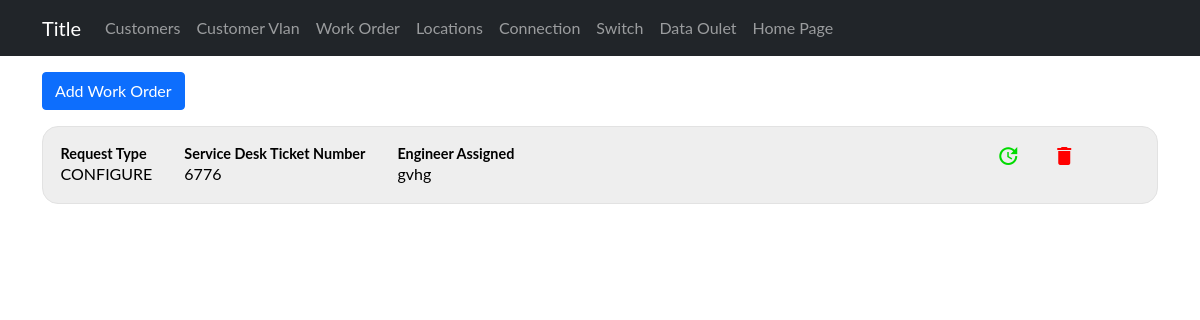
The app's page /devices/workorder0 with its own data.
### sitadevices/models.py (models this page shows)
class WorkOrder(models.Model):
    work_order_date = models.DateTimeField(default=timezone.now)
    request_date = models.DateField(default=timezone.now)
    company_id = models.ForeignKey(Customer, on_delete=models.CASCADE)
    connections= ChainedForeignKey(
        Connections,
        chained_field="company_id",
        chained_model_field="company",
        show_all=False,
        auto_choose=True,
        sort=True)
    service_desk_ticket_number = models.CharField(max_length=200)
    request_type = models.CharField(choices=requestType, max_length=200)
    request_description = models.TextField()
    configuration_remark = models.TextField()
    comment = models.TextField()
    engineer_assigned = models.CharField(max_length=200)
    vlan_number = models.ForeignKey(CustomerVlan, on_delete=models.CASCADE)
    submitted_date_time = models.DateTimeField(default=timezone.now)

### sitadevices/views.py (the view)
# urls.py: path('workorder0', WorkOrders, name="workorderlist"),
def WorkOrders(request):
    WorkOrders = WorkOrder.objects.all()
    dic = {
        'workorder': WorkOrders,
    }
    return render(request, 'admin/WorkOrder/workorder.html', {'dic': dic})

### sitadevices/templates/admin/WorkOrder/workorder.html
{% extends '../base1.html' %}
{% block content %}
<div class="container">
    <a href="{%url 'device:workorderinp' %}"><button type="button" class="btn btn-primary mt-3">  Add Work Order</button></a>
{% for workorder in dic.workorder %}
    <div class="grid">
        <a href="{%url 'device:workorderind' workorder.id%}">
            <div class="flex">
                <div class="margin-right">
                    <h4 class="list-title">Request Type</h4>
                    <p>{{workorder.request_type}}</p>
                </div>
                <div class="margin-right">
                    <h4 class="list-title">Service Desk Ticket Number</h4>
                    <p>{{workorder.service_desk_ticket_number}}</p>
                </div>
                <div class="margin-right">
                    <h4 class="list-title">Engineer Assigned</h4>
                    <p>{{workorder.engineer_assigned}}</p>
                </div>
            </div>
        </a>
        <div class="delupd">
            <a class="upd" href="{%url 'device:workorderupd' workorder.id%}"><span class="material-icons md-36">update</span></a>
            <a class="del" href="{%url 'device:workorderdel' workorder.id%}"><span class="material-icons md-36">delete</span></a>
        </div>
    </div>
{% endfor %}
</div>
{% endblock  %}

### static/Css/devices/styles.css (style rules this page uses)
h1,h2,h3,h4,p,a { margin:0; padding:0; }
a { text-decoration: none; color: black; }
.grid { display:grid; grid-template-columns: 80% 20% ; border-radius: 1rem; border: 0.5px solid rgb(226, 226, 226); background-color: rgb(238, 238, 238); margin-top: 1em; transition: 0.5s; padding:0.1rem; }
.flex { display:flex; flex-direction: row; padding:1rem; }
.delupd { display: flex; flex-direction: row; align-content: center; justify-content: center; gap: 2rem; margin-right:1em; }
.del { padding-top: 15px; color:red; }
.upd { padding-top: 15px; color: rgb(0, 219, 0); }
.list-title { font-size: 0.9rem; font-weight: bold; }
.margin-right { margin-right: 2rem; }

### sitadevices/templates/admin/base1.html (style rules this page uses)
body { font-family: "Lato", sans-serif; }

### records on screen
WorkOrder: request_type "CONFIGURE", service_desk_ticket_number "6776", engineer_assigned "gvhg"
